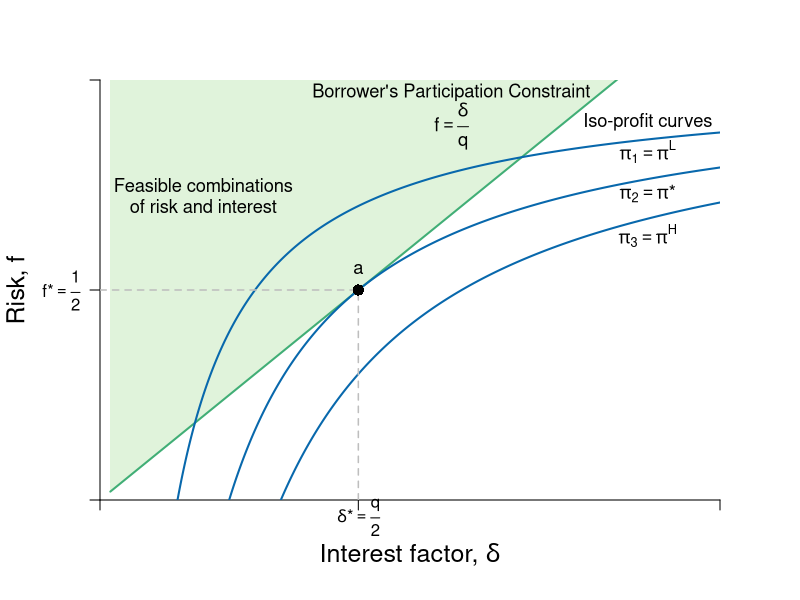

Write the R code that produced this figure.
#Graph Designer: Simon Halliday
#Authors: Bowles, Foley and Halliday
#Title: Coordination, Conflict and Competition: A Text in Microeconomics

library(shape)
pdf(file = "credit/contractual_risk.pdf", width = 8, height = 6)

#Set parameters for graphics
axislabelsize <- 1.5
labelsize <- 1.1
graphlinewidth <- 2
segmentlinewidth <- 1.5

COL <- c("#7fc97f", "#beaed4", "#fdc086", "#ffff99", "#386cb0", "#f0027f", "#bf5b17", "#666666")
COLA <- c("#e0f3db", "#99d8c9","#66c2a4","#41ae76", "#238b45", "#005824")
COLB <- c("#c6dbef", "#4eb3d3", "#2b8cbe", "#0868ac","#084081")

#Edited the margins to cater for the larger LHS labels
par(mar =  c(5, 5, 4, 4))

PCFn <- function(delta, q = 0.5) {
  delta/q
}

isoreturnFn <- function(delta, pi=0.125) {
  1 - (pi)/delta
}

xlims <- c(0, 0.6)
ylims <- c(0, 1)

npts <- 501 
x <- seq(xlims[1], xlims[2], length.out = npts)
y <- seq(ylims[1], ylims[2], length.out = npts) 
a <- c(2, 4, 6)

plot(0, 0, xlim = xlims, ylim = ylims, type = "n",
     xlab = expression(paste("")),
     ylab = expression(paste("")), 
     xaxt = "n", 
     yaxt = "n", 
     cex.lab = axislabelsize, 
     bty = "n", 
     xaxs="i", 
     yaxs="i"
)


# ticksy <- seq(from = 0, to = ylims[2], by = 1)
# ylabels <- seq(from = 0, to = ylims[2], by = 1)
# ticksx <- seq(from = 0, to = xlims[2], by = 1)
# xlabels <- seq(from = 0, to = xlims[2], by = 1)
ticksy <- c(ylims[1], isoreturnFn(delta= 0.25), ylims[2])
ylabels <- c(NA, expression(paste(f,"*", phantom()==frac(1,2))), NA)
ticksx <- c(xlims[1], 0.25, xlims[2])
xlabels <- c(NA, expression(paste(delta,"*", phantom()==frac(q, 2))), NA)

axis(1, at = ticksx, pos = 0, labels = xlabels)
axis(2, at = ticksy, pos = 0, labels = ylabels, las = 1)

npts <- 500 
xx1 <- seq(0.01, xlims[2], length.out = npts)
xx2 <- seq(0, xlims[2], length.out = npts)
xx3 <- seq(1.5, 2.5, length.out = npts)
xx4 <- seq(3, 5, length.out = npts)
xx5 <- seq(7, 9, length.out = npts)



#Draw the polygon for feasibility
xpoly1 <- c(0.01, xx1, 0.01, 0.01)
ypoly1 <- c(0.01, PCFn(xx1), ylims[2], 0.01)
polygon(x = xpoly1, y = ypoly1, col=COLA[1], density=NULL, border = NA)


#Draw the graphs
lines(xx1, PCFn(xx1), col = COLA[4], lwd = graphlinewidth)
lines(xx1, isoreturnFn(xx1), col = COLB[4], lwd = graphlinewidth)
lines(xx1, isoreturnFn(xx1, pi = 0.075), col = COLB[4], lwd = graphlinewidth)
lines(xx1, isoreturnFn(xx1, pi = 0.175), col = COLB[4], lwd = graphlinewidth)
#lines(xx1, indiffA(xx1, alpha = 0.5, uA = 4), col = COLB[5], lwd = graphlinewidth)
#lines(xx1, ff(xx1, c = 9, s = 1.34), col = COL[3], lwd = graphlinewidth)
# lines(xx3, trsline(xx3, constant = 16), col = "gray", lty = 2, lwd = graphlinewidth)
# lines(xx4, trsline(xx4, constant = 8, slope = 1), col = "gray", lty = 2, lwd = graphlinewidth)
# lines(xx5, trsline(xx5, constant = 4, slope = 0.25), col = "gray", lty = 2, lwd = graphlinewidth)
#lines(xx4, mcline(xx4, constant = totalcost(x = 3, c0 = 2, c1 = 0.05, c2 = 0.05) - 3*marginalcost(x = 3, c1 = 0.05, c2 = 0.05), slope = marginalcost(x = 3, c1 = 0.05, c2 = 0.05)), col = "gray", lty = 2, lwd = graphlinewidth)



#Label the feasible frontier
text(0.1, 0.75, expression("Feasible combinations"), cex = labelsize)
text(0.1, 0.7, expression("of risk and interest"), cex = labelsize)
# text(3.2, 0.5, expression("(production possibilities frontier)"), cex = labelsize)
# Arrows(4.35, 0.95, 8.1, 0.95, col = "black", lty = 1, lwd = 2, arr.type = "triangle", arr.lwd = 0.5)

#Axis labels
mtext(expression(paste("Interest factor, ", delta)), side = 1, line = 2.5, cex = axislabelsize)
text(-0.08, 0.5*(ylims[2]), expression(paste("Risk, ", f)), xpd = TRUE, cex = axislabelsize, srt = 90) 


# contour(x, y, 
#         outer(x, y, uFn),
#         drawlabels = FALSE,
#         col = COLB[3],
#         lwd = graphlinewidth,
#         levels = a, 
#         xaxs="i", 
#         yaxs="i", 
#         add = TRUE)


#Label participation constraint
text(0.34, 0.97, expression(paste("Borrower's Participation Constraint")), cex = labelsize)
text(0.34, 0.89, expression(paste(f == frac(delta, q))), cex = labelsize)

#Label Iso-profit
text(0.53, 0.9, expression(paste("Iso-profit curves")), cex = labelsize)
text(0.53, 0.83, expression(paste(pi[1] == pi^L)), cex = labelsize)
text(0.53, 0.73, expression(paste(pi[2] == pi,"*")), cex = labelsize)
text(0.53, 0.63, expression(paste(pi[3] == pi^H)), cex = labelsize)
#text(9, 2.3, expression(paste("Peyton's, ", u[1]^P)), cex = labelsize)

# text(8, 4, expression(paste(trs(l,k) == frac(2,8), phantom() == 0.25)), cex = labelsize)
# Arrows(8, 3.6, 8, 2.4, col = "black", lty = 1, lwd = 2, arr.type = "triangle", arr.lwd = 0.5)
# 
# text(4, 6, expression(paste(trs(l,k) == frac(4,4), phantom()==1)), cex = labelsize)
# Arrows(4, 5.6, 4, 4.4, col = "black", lty = 1, lwd = 2, arr.type = "triangle", arr.lwd = 0.5)
# 
# text(4, 8, expression(paste(trs(l,k) == frac(8,2), phantom() == 4)), cex = labelsize)
# Arrows(3.05, 8, 2.3, 8, col = "black", lty = 1, lwd = 2, arr.type = "triangle", arr.lwd = 0.5)


#Label feasible and infeasible
#text(8, 9, expression(paste(trs(l,k) == frac(x[l], x[k]), phantom() == frac(mp[l], mp[k]), phantom() == -frac(dk,dl))), cex = labelsize)
#text(3, 2.5, expression(paste("with plan ", (list(x, l, k)) )), cex = labelsize)

# text(8, 8.5, expression(paste("Production set:")), cex = labelsize)
# text(8, 8, expression(paste(x = bar(x), " feasible")), cex = labelsize)
# text(8, 7.5, expression(paste("with plan ", (list(x, l, k)) )), cex = labelsize)

#text(9.5, 3.15, expression(u[2]^A), cex = labelsize)
#text(9.5, 5.85, expression(u[3]^A), cex = labelsize)


# segments(0, 8, 2.9705, 8, lty = 2, col = "gray" , lwd = segmentlinewidth)
# segments(2.9705, 0, 2.9705, 8, lty = 2, col = "gray" , lwd = segmentlinewidth)
# segments(2, 0, 2, 8, lty = 2, col = "gray" , lwd = segmentlinewidth)
# segments(4, 0, 4, 4, lty = 2, col = "gray" , lwd = segmentlinewidth)
# segments(0, 4, 4, 4, lty = 2, col = "gray" , lwd = segmentlinewidth)
# 
# 

# 
# segments(8, 0, 8,indiffA(x = 8)  , lty = 2, col = "gray" , lwd = segmentlinewidth)
# segments(0, indiffA(x = 8) , 8,indiffA(x = 8)  , lty = 2, col = "gray" , lwd = segmentlinewidth)

#Annotate points (4,4),(2,8),(8,2) on feasibility frontier

segments(0, isoreturnFn(0.25), 0.25, isoreturnFn(0.25), lty = 2, col = "gray" , lwd = segmentlinewidth)
segments(0.25, 0, 0.25, isoreturnFn(0.25), lty = 2, col = "gray" , lwd = segmentlinewidth)
text(0.25, isoreturnFn(0.25) + 0.05, expression(paste(a)), cex = labelsize)
points(0.25, isoreturnFn(0.25), pch = 16, col = "black", cex = 1.5)



dev.off()
